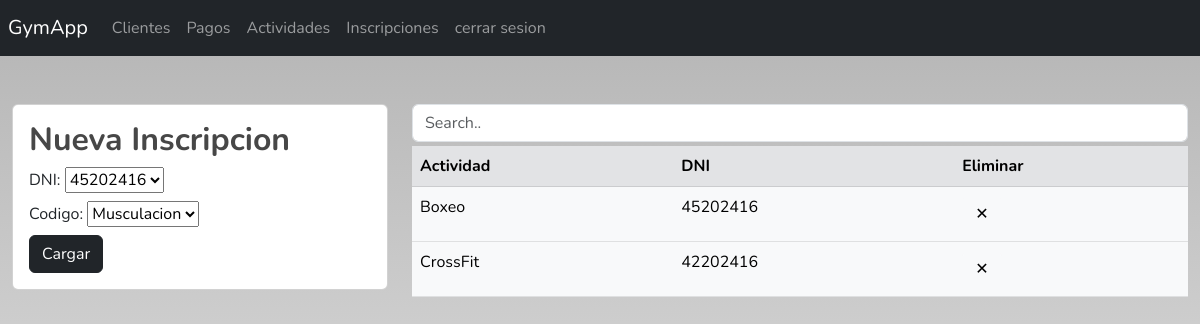
Page /inscripciones (signed in) on the committed database.
### Gestion/models.py (models this page shows, shortened)
class Inscripcion(models.Model):
    actividad = models.ForeignKey(Actividad, on_delete=models.CASCADE)
    dni_cliente = models.ForeignKey(Cliente, on_delete=models.CASCADE)

class Actividad(models.Model):
    nombre = models.CharField(max_length=50)
    codigo = models.PositiveSmallIntegerField(primary_key=True)

class Cliente(models.Model):
    dni = models.CharField(primary_key=True, max_length=8)
    nombre = models.CharField(max_length=50)
    apellido = models.CharField(max_length=50)
    fecha_nacimiento = models.DateField()
    email = models.EmailField(max_length=100)
    def __str__(self):
        texto = "{0}"
        return texto.format(self.dni)

### Gestion/views.py (the view)
# urls.py: path('inscripciones', views.inscripciones, name='inscripciones'),
@login_required
def inscripciones(request):
    inscripciones = Inscripcion.objects.all()
    actividades = Actividad.objects.all()
    clientes = Cliente.objects.all()
    return render(request, "gestionInscripciones.html", {"inscripciones": inscripciones, "actividades": actividades, "clientes": clientes})

### Gestion/templates/gestionInscripciones.html (shortened to what this page needs)
{% extends "./base.html" %} {% block body %}
<div class="row">
  <div class="col-4">
    <div class="card mt-5">
      <div class="card-body">
        <h2>Nueva Inscripcion</h2>
        <form action="/registrarInscripcion/" method="POST">
          <div class="form-group mb-2">
            <label for="dni">DNI:</label>
            <select name="dni" id="dni">
              {% for cliente in clientes %}
              <option value="{{cliente.dni}}">{{cliente.dni}}</option>
              {% endfor %}
            </select>
          </div>
          <div class="form-group mb-2">
            <label for="actividad">Codigo:</label>
            <select name="actividad" id="actividad">
              {% for actividad in actividades %}
              <option value="{{actividad.codigo}}">{{actividad.nombre}}</option>
              {% endfor %}
            </select>
          </div>
          <div class="form-group">
            <button type="submit" class="btn btn-dark">Cargar</button>
          </div>
        </form>
      </div>
    </div>
  </div>
  <div class="col-8">
    <input class="form-control mt-5 myInput" id="" type="text" placeholder="Search.." />
    <table class="table table-hover table-light mt-1">
      <thead class="table-secondary">
        <tr>
          <th scope="col">Actividad</th>
          <th scope="col">DNI</th>
          <th scope="col">Eliminar</th>
        </tr>
      </thead>
      <tbody class="myTable" id="">
        {% for inscripcion in inscripciones %}
        <tr>
          <td>{{inscripcion.actividad.nombre}}</td>
          <td>{{inscripcion.dni_cliente}}</td>
          <td>
            <a
              href="eliminarInscripcion/{{inscripcion.actividad.codigo}}/{{inscripcion.dni_cliente}}"
              class="btn btn-light"
              >&#10005;</a
            >
          </td>
        </tr>
        {% endfor %}
      </tbody>
    </table>
  </div>
</div>
{% endblock %}

### Gestion/templates/base.html (style rules this page uses)
body { font-family: "Nunito", sans-serif; margin: 0; min-height: 100vh; background-size: cover; background: linear-gradient( 0deg, rgba(242, 242, 242, 1) 0%, rgba(180, 180, 180, 1) 100% ) no-repeat; }
h2 { color: rgb(71, 71, 71); font-weight: bold; }

### rows in the picture
Inscripcion: actividad.nombre "Boxeo", dni_cliente "45202416"
Inscripcion: actividad.nombre "CrossFit", dni_cliente "42202416"

### other values in the picture
form field dni "45202416"
form field actividad "Musculacion"
